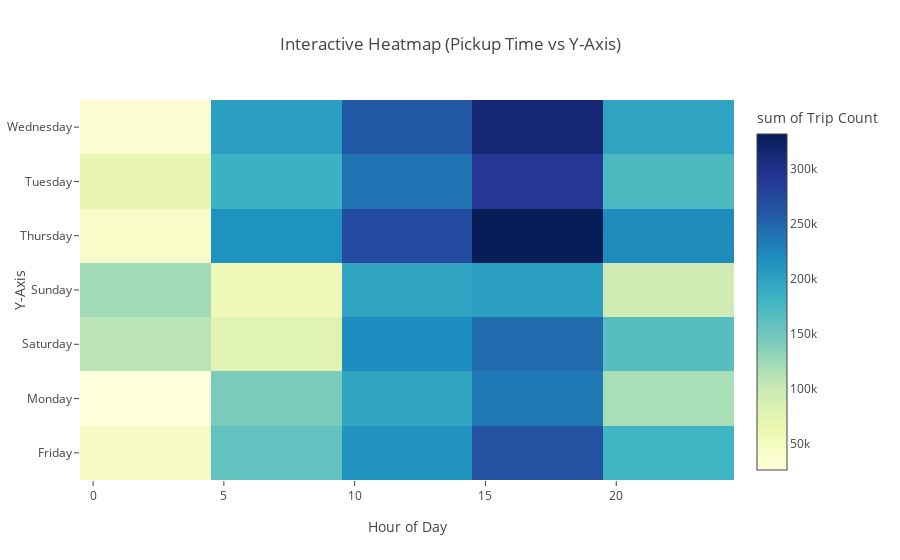

Notebook code for this chart:
### Code cell
import plotly.express as px

# Create a new column for date (optional if you're filtering by specific dates)
trips['pickup_date'] = trips['tpep_pickup_datetime'].dt.date

# Filter data for the desired Y-axis attribute (e.g., weekday or specific date)
y_axis_column = 'pickup_weekday'  # Change this to 'pickup_date' for dates

# Aggregate data
heatmap_data = trips.groupby([y_axis_column, 'pickup_hour']).size().reset_index(name='trip_count')

# Plot interactive heatmap
fig = px.density_heatmap(
    heatmap_data,
    x='pickup_hour',
    y=y_axis_column,
    z='trip_count',
    color_continuous_scale='YlGnBu',
    labels={'pickup_hour': 'Hour of Day', y_axis_column: 'Y-Axis', 'trip_count': 'Trip Count'},
    title="Interactive Heatmap (Pickup Time vs Y-Axis)"
)

# Add interactive dropdown for Y-axis (weekdays or specific dates)
fig.update_layout(
    yaxis=dict(title="Y-Axis", type='category'),
    xaxis=dict(title="Hour of Day")
)

fig.show()

### Figure 1 — Plotly figure (JSON) as saved in the notebook; plotly's stock layout.template omitted (floating-point values rounded to 4 significant figures; data arrays with more than 128 entries replaced by an {"elided": "..."} marker saying what was removed)
{"data": [{"coloraxis": "coloraxis", "histfunc": "sum", "hovertemplate": "Hour of Day=%{x}<br>Y-Axis=%{y}<br>sum of Trip Count=%{z}<extra></extra>", "name": "", "type": "histogram2d", "x": {"elided": "168 int values"}, "xaxis": "x", "xbingroup": "x", "y": {"elided": "168 str values"}, "yaxis": "y", "ybingroup": "y", "z": {"elided": "168 int values"}}], "layout": {"coloraxis": {"colorbar": {"title": {"text": "sum of Trip Count"}}, "colorscale": [[0, "rgb(255,255,217)"], [0.125, "rgb(237,248,177)"], [0.25, "rgb(199,233,180)"], [0.375, "rgb(127,205,187)"], [0.5, "rgb(65,182,196)"], [0.625, "rgb(29,145,192)"], [0.75, "rgb(34,94,168)"], [0.875, "rgb(37,52,148)"], [1, "rgb(8,29,88)"]]}, "legend": {"tracegroupgap": 0}, "title": {"text": "Interactive Heatmap (Pickup Time vs Y-Axis)"}, "xaxis": {"anchor": "y", "domain": [0, 1], "title": {"text": "Hour of Day"}}, "yaxis": {"anchor": "x", "domain": [0, 1], "title": {"text": "Y-Axis"}, "type": "category"}}}
